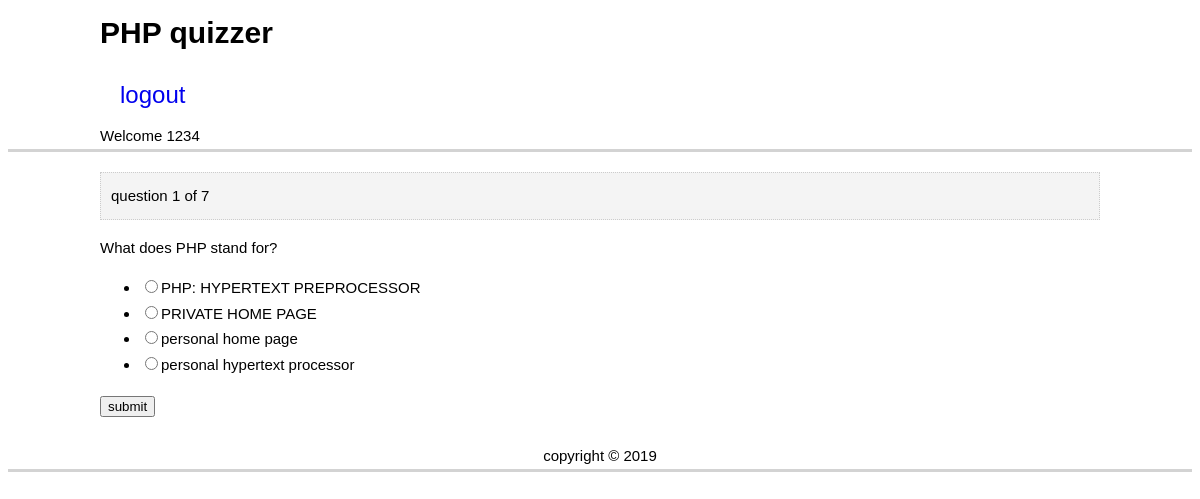
The page /question.php?n=1 (signed in) on the database its author committed.
### tables this page shows
CREATE TABLE `questions` (
  `question_number` int(11) NOT NULL,
  `text` text NOT NULL
);

CREATE TABLE `choices` (
  `id` int(11) NOT NULL,
  `question_number` int(11) NOT NULL,
  `is_correct` tinyint(1) NOT NULL DEFAULT '0',
  `text` text NOT NULL
);

### question.php (the view, shortened to what this page needs)
<?php include 'database.php';?>
<?php
$number = (int) $_GET['n'];
$query = "SELECT * FROM questions
            WHERE question_number = $number";
$result =   $mysqli->query($query) or die($mysqli->error.__LINE__);
$question = $result->fetch_assoc();
$query = "SELECT * FROM choices
            WHERE question_number = $number";
$choices =   $mysqli->query($query) or die($mysqli->error.__LINE__);
?>
<?php
$query = "SELECT * from questions";
$results = $mysqli->query($query) or die($mysqli->error.__LINE__);
$total = $results->num_rows;
?>
<!doctype html>
<html>
    <head>
    <link rel = "stylesheet" href = "css/style.css" type = "text/css" />
    </head>
<body>
<header>
    <div class="container">
        <h1>PHP quizzer</h1>
        <a href = logout.php >logout</a>
    Welcome <?php echo $_SESSION['username']; ?>
    </div>
</header>
<main>
    <div class="container">
        <div class="current">
            question <?php echo $question['question_number'] ?> of <?php echo $total ?>
        </div>
        <p class="question">
            <?php echo $question['text'];  ?>
        </p>
        <form action = "process.php" method = "post">
            <ul class="choices">
                <?php while ($row = $choices->fetch_assoc()):  ?>
                <li> <input name = "choice" type= "radio" value="<?php echo $row['id']  ?>"><?php echo $row['text'] ?></li>
                <?php endwhile ?>
            </ul>
            <input type = "submit" value = "submit">
        </form>
    </div>
</main>
<footer>
    <div class="container">
        copyright &copy; 2019
    </div>
</footer>
</body>
</html>

### css/style.css (style rules this page uses)
body { font-family: Arial, Helvetica, sans-serif; font-size: 15px; line-height: 1.6rem; }
a { display: block; margin: auto; padding: 1rem 1.25rem; font-family: sans-serif; font-size: 1.5rem; text-decoration: none; color: rgb(3, 3, 17)55, 255, 255); position: relative; transition: all 0.3s cubic-bezier(0.2, 0, 0, 1); z-index: 1; }
a:after { content: ''; display: block; height: 2px; position: absolute; bottom: 0; right: 1.25rem; left: 1.25rem; background-color: #ffffff; transition: all 0.3s cubic-bezier(0.2, 0, 0, 1); -webkit-transform-origin: bottom center; transform-origin: bottom center; z-index: -1; }
.container { max-width: 1000px; margin-left: auto; margin-right: auto; padding-left: 10px; padding-right: 10px; }
header { border-bottom: 3px lightgrey solid; }
footer { border-bottom: 3px lightgrey solid; text-align: center; padding-top: 5px; }
main { padding-bottom: 20px; }
.current { padding: 10px; background: #f4f4f4; border: #ccc dotted 1px; margin: 20px 0 10px 0; }

### rows shown on the page
questions: question_number "1", text "What does PHP stand for?"
choices: text "PHP: HYPERTEXT PREPROCESSOR"
choices: text "PRIVATE HOME PAGE"
choices: text "personal home page"
choices: text "personal hypertext processor"

### other values the page prints
$_SESSION['username'] "1234"
$total "7"
